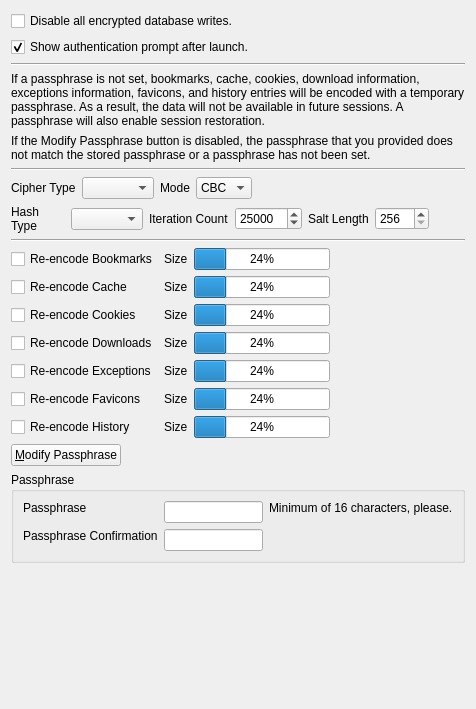
            <widget class="QWidget" name="scrollAreaWidgetContents">
             <property name="geometry">
              <rect>
               <x>0</x>
               <y>0</y>
               <width>476</width>
               <height>709</height>
              </rect>
             </property>
             <layout class="QVBoxLayout" name="verticalLayout_21">
              <item>
               <layout class="QHBoxLayout" name="horizontalLayout_59">
                <item>
                 <widget class="QCheckBox" name="disableAllEncryptedDatabaseWrites">
                  <property name="text">
                   <string>Disable all encrypted database writes.</string>
                  </property>
                 </widget>
                </item>
                <item>
                 <spacer name="horizontalSpacer_48">
                  <property name="orientation">
                   <enum>Qt::Horizontal</enum>
                  </property>
                  <property name="sizeHint" stdset="0">
                   <size>
                    <width>40</width>
                    <height>20</height>
                   </size>
                  </property>
                 </spacer>
                </item>
               </layout>
              </item>
              <item>
               <layout class="QHBoxLayout" name="horizontalLayout_44">
                <item>
                 <widget class="QCheckBox" name="showAuthenticationCheckBox">
                  <property name="text">
                   <string>Show authentication prompt after launch.</string>
                  </property>
                  <property name="checked">
                   <bool>true</bool>
                  </property>
                 </widget>
                </item>
                <item>
                 <spacer name="horizontalSpacer_34">
                  <property name="orientation">
                   <enum>Qt::Horizontal</enum>
                  </property>
                  <property name="sizeHint" stdset="0">
                   <size>
                    <width>40</width>
                    <height>20</height>
                   </size>
                  </property>
                 </spacer>
                </item>
               </layout>
              </item>
              <item>
               <widget class="Line" name="line_7">
                <property name="orientation">
                 <enum>Qt::Horizontal</enum>
                </property>
               </widget>
              </item>
              <item>
               <widget class="QLabel" name="label_5">
                <property name="text">
                 <string>If a passphrase is not set, bookmarks, cache, cookies, download information, exceptions information, favicons, and history entries will be encoded with a temporary passphrase. As a result, the data will not be available in future sessions. A passphrase will also enable session restoration.</string>
                </property>
                <property name="wordWrap">
                 <bool>true</bool>
                </property>
               </widget>
              </item>
              <item>
               <widget class="QLabel" name="label_59">
                <property name="text">
                 <string>If the Modify Passphrase button is disabled, the passphrase that you provided does not match the stored passphrase or a passphrase has not been set.</string>
                </property>
                <property name="wordWrap">
                 <bool>true</bool>
                </property>
               </widget>
              </item>
              <item>
               <widget class="Line" name="line">
                <property name="orientation">
                 <enum>Qt::Horizontal</enum>
                </property>
               </widget>
              </item>
              <item>
               <layout class="QHBoxLayout" name="horizontalLayout_54">
                <item>
                 <widget class="QLabel" name="cipherTypeLabel">
                  <property name="text">
                   <string>Cipher Type</string>
                  </property>
                  <property name="wordWrap">
                   <bool>true</bool>
                  </property>
                 </widget>
                </item>
                <item>
                 <widget class="QComboBox" name="cipherTypeComboBox">
                  <property name="sizeAdjustPolicy">
                   <enum>QComboBox::AdjustToContents</enum>
                  </property>
                 </widget>
                </item>
                <item>
                 <widget class="QLabel" name="label_81">
                  <property name="text">
                   <string>Mode</string>
                  </property>
                 </widget>
                </item>
                <item>
                 <widget class="QComboBox" name="cipherMode">
                  <property name="sizeAdjustPolicy">
                   <enum>QComboBox::AdjustToContents</enum>
                  </property>
                  <item>
                   <property name="text">
                    <string notr="true">CBC</string>
                   </property>
                  </item>
                  <item>
                   <property name="text">
                    <string notr="true">CTR</string>
                   </property>
                  </item>
                 </widget>
                </item>
                <item>
                 <spacer name="horizontalSpacer_26">
                  <property name="orientation">
                   <enum>Qt::Horizontal</enum>
                  </property>
                  <property name="sizeHint" stdset="0">
                   <size>
                    <width>40</width>
                    <height>20</height>
                   </size>
                  </property>
                 </spacer>
                </item>
               </layout>
              </item>
              <item>
               <layout class="QHBoxLayout" name="horizontalLayout_35">
                <item>
                 <widget class="QLabel" name="passphraseHashTypeLabel">
                  <property name="text">
                   <string>Hash Type</string>
                  </property>
                  <property name="wordWrap">
                   <bool>true</bool>
                  </property>
                 </widget>
                </item>
                <item>
                 <widget class="QComboBox" name="hashTypeComboBox">
                  <property name="sizeAdjustPolicy">
                   <enum>QComboBox::AdjustToContents</enum>
                  </property>
                 </widget>
                </item>
                <item>
                 <widget class="QLabel" name="label_19">
                  <property name="text">
                   <string>Iteration Count</string>
                  </property>
                 </widget>
                </item>
                <item>
                 <widget class="QSpinBox" name="iterationCountSpinBox">
                  <property name="minimum">
                   <number>10000</number>
                  </property>
                  <property name="maximum">
                   <number>999999999</number>
                  </property>
                  <property name="singleStep">
                   <number>1000</number>
                  </property>
                  <property name="value">
                   <number>25000</number>
                  </property>
                 </widget>
                </item>
                <item>
                 <widget class="QLabel" name="label_68">
                  <property name="text">
                   <string>Salt Length</string>
                  </property>
                 </widget>
                </item>
                <item>
                 <widget class="QSpinBox" name="saltLengthSpinBox">
                  <property name="minimum">
                   <number>256</number>
                  </property>
                  <property name="maximum">
                   <number>8192</number>
                  </property>
                  <property name="singleStep">
                   <number>1</number>
                  </property>
                  <property name="value">
                   <number>256</number>
                  </property>
                 </widget>
                </item>
                <item>
                 <spacer name="horizontalSpacer_43">
                  <property name="orientation">
                   <enum>Qt::Horizontal</enum>
                  </property>
                  <property name="sizeHint" stdset="0">
                   <size>
                    <width>40</width>
                    <height>20</height>
                   </size>
                  </property>
                 </spacer>
                </item>
               </layout>
              </item>
              <item>
               <widget class="Line" name="line_2">
                <property name="orientation">
                 <enum>Qt::Horizontal</enum>
                </property>
               </widget>
              </item>
              <item>
               <layout class="QGridLayout" name="gridLayout_12">
                <item row="2" column="2">
                 <widget class="QProgressBar" name="cookiesProgressBar">
                  <property name="value">
                   <number>24</number>
                  </property>
                 </widget>
                </item>
                <item row="2" column="0">
                 <widget class="QCheckBox" name="reencodeCookiesCheckBox">
                  <property name="sizePolicy">
                   <sizepolicy hsizetype="Minimum" vsizetype="Preferred">
                    <horstretch>0</horstretch>
                    <verstretch>0</verstretch>
                   </sizepolicy>
                  </property>
                  <property name="text">
                   <string>Re-encode Cookies</string>
                  </property>
                 </widget>
                </item>
                <item row="4" column="0">
                 <widget class="QCheckBox" name="reencodeExceptionsCheckBox">
                  <property name="sizePolicy">
                   <sizepolicy hsizetype="Minimum" vsizetype="Preferred">
                    <horstretch>0</horstretch>
                    <verstretch>0</verstretch>
                   </sizepolicy>
                  </property>
                  <property name="text">
                   <string>Re-encode Exceptions</string>
                  </property>
                 </widget>
                </item>
                <item row="5" column="0">
                 <widget class="QCheckBox" name="reencodeFaviconsCheckBox">
                  <property name="sizePolicy">
                   <sizepolicy hsizetype="Minimum" vsizetype="Preferred">
                    <horstretch>0</horstretch>
                    <verstretch>0</verstretch>
                   </sizepolicy>
                  </property>
                  <property name="text">
                   <string>Re-encode Favicons</string>
                  </property>
                 </widget>
                </item>
                <item row="6" column="0">
                 <widget class="QCheckBox" name="reencodeHistoryCheckBox">
                  <property name="sizePolicy">
                   <sizepolicy hsizetype="Minimum" vsizetype="Preferred">
                    <horstretch>0</horstretch>
                    <verstretch>0</verstretch>
                   </sizepolicy>
                  </property>
                  <property name="text">
                   <string>Re-encode History</string>
                  </property>
                 </widget>
                </item>
                <item row="6" column="2">
                 <widget class="QProgressBar" name="historyProgressBar">
                  <property name="value">
                   <number>24</number>
                  </property>
                 </widget>
                </item>
                <item row="5" column="2">
                 <widget class="QProgressBar" name="faviconsProgressBar">
                  <property name="value">
                   <number>24</number>
                  </property>
                 </widget>
                </item>
                <item row="4" column="2">
                 <widget class="QProgressBar" name="exceptionsProgressBar">
                  <property name="value">
                   <number>24</number>
                  </property>
                 </widget>
                </item>
                <item row="3" column="2">
                 <widget class="QProgressBar" name="downloadsProgressBar">
                  <property name="value">
                   <number>24</number>
                  </property>
                 </widget>
                </item>
                <item row="1" column="2">
                 <widget class="QProgressBar" name="cacheProgressBar">
                  <property name="value">
                   <number>24</number>
                  </property>
                 </widget>
                </item>
                <item row="0" column="0">
                 <widget class="QCheckBox" name="reencodeBookmarksCheckBox">
                  <property name="sizePolicy">
                   <sizepolicy hsizetype="Minimum" vsizetype="Preferred">
                    <horstretch>0</horstretch>
                    <verstretch>0</verstretch>
                   </sizepolicy>
                  </property>
                  <property name="text">
                   <string>Re-encode Bookmarks</string>
                  </property>
                 </widget>
                </item>
                <item row="3" column="0">
                 <widget class="QCheckBox" name="reencodeDownloadsCheckBox">
                  <property name="sizePolicy">
                   <sizepolicy hsizetype="Minimum" vsizetype="Preferred">
                    <horstretch>0</horstretch>
                    <verstretch>0</verstretch>
                   </sizepolicy>
                  </property>
                  <property name="text">
                   <string>Re-encode Downloads</string>
                  </property>
                 </widget>
                </item>
                <item row="1" column="0">
                 <widget class="QCheckBox" name="reencodeCacheCheckBox">
                  <property name="sizePolicy">
                   <sizepolicy hsizetype="Minimum" vsizetype="Preferred">
                    <horstretch>0</horstretch>
                    <verstretch>0</verstretch>
                   </sizepolicy>
                  </property>
                  <property name="text">
                   <string>Re-encode Cache</string>
                  </property>
                 </widget>
                </item>
                <item row="2" column="1">
                 <widget class="QLabel" name="cookiesSizeLabel">
                  <property name="text">
                   <string>Size</string>
                  </property>
                 </widget>
                </item>
                <item row="0" column="1">
                 <widget class="QLabel" name="bookmarksSizeLabel">
                  <property name="text">
                   <string>Size</string>
                  </property>
                 </widget>
                </item>
                <item row="1" column="1">
                 <widget class="QLabel" name="cacheSizeLabel">
                  <property name="text">
                   <string>Size</string>
                  </property>
                 </widget>
                </item>
                <item row="3" column="1">
                 <widget class="QLabel" name="downloadsSizeLabel">
                  <property name="text">
                   <string>Size</string>
                  </property>
                 </widget>
                </item>
                <item row="4" column="1">
                 <widget class="QLabel" name="exceptionsSizeLabel">
                  <property name="text">
                   <string>Size</string>
                  </property>
                 </widget>
                </item>
                <item row="5" column="1">
                 <widget class="QLabel" name="faviconsSizeLabel">
                  <property name="text">
                   <string>Size</string>
                  </property>
                 </widget>
                </item>
                <item row="6" column="1">
                 <widget class="QLabel" name="historySizeLabel">
                  <property name="text">
                   <string>Size</string>
                  </property>
                 </widget>
                </item>
                <item row="0" column="2">
                 <widget class="QProgressBar" name="bookmarksProgressBar">
                  <property name="value">
                   <number>24</number>
                  </property>
                 </widget>
                </item>
                <item row="0" column="3">
                 <spacer name="horizontalSpacer_39">
                  <property name="orientation">
                   <enum>Qt::Horizontal</enum>
                  </property>
                  <property name="sizeHint" stdset="0">
                   <size>
                    <width>40</width>
                    <height>20</height>
                   </size>
                  </property>
                 </spacer>
                </item>
               </layout>
              </item>
              <item>
               <layout class="QHBoxLayout" name="horizontalLayout_26">
                <item>
                 <widget class="QPushButton" name="changePassphrasePushButton">
                  <property name="text">
                   <string>&amp;Modify Passphrase</string>
                  </property>
                 </widget>
                </item>
                <item>
                 <spacer name="horizontalSpacer_18">
                  <property name="orientation">
                   <enum>Qt::Horizontal</enum>
                  </property>
                  <property name="sizeHint" stdset="0">
                   <size>
                    <width>40</width>
                    <height>20</height>
                   </size>
                  </property>
                 </spacer>
                </item>
               </layout>
              </item>
              <item>
               <widget class="QGroupBox" name="passphraseGroupBox">
                <property name="title">
                 <string>Passphrase</string>
                </property>
                <layout class="QGridLayout" name="gridLayout_9">
                 <item row="0" column="0">
                  <widget class="QLabel" name="label_55">
                   <property name="text">
                    <string>Passphrase</string>
                   </property>
                  </widget>
                 </item>
                 <item row="0" column="2" rowspan="2">
                  <widget class="QLineEdit" name="pass1LineEdit">
                   <property name="echoMode">
                    <enum>QLineEdit::Password</enum>
                   </property>
                  </widget>
                 </item>
                 <item row="1" column="0" rowspan="2">
                  <widget class="QLabel" name="label_56">
                   <property name="text">
                    <string>Passphrase Confirmation</string>
                   </property>
                  </widget>
                 </item>
                 <item row="2" column="2">
                  <widget class="QLineEdit" name="pass2LineEdit">
                   <property name="echoMode">
                    <enum>QLineEdit::Password</enum>
                   </property>
                  </widget>
                 </item>
                 <item row="0" column="3">
                  <widget class="QLabel" name="label_58">
                   <property name="text">
                    <string>Minimum of 16 characters, please.</string>
                   </property>
                  </widget>
                 </item>
                </layout>
               </widget>
              </item>
              <item>
               <spacer name="verticalSpacer_10">
                <property name="orientation">
                 <enum>Qt::Vertical</enum>
                </property>
                <property name="sizeHint" stdset="0">
                 <size>
                  <width>20</width>
                  <height>40</height>
                 </size>
                </property>
               </spacer>
              </item>
             </layout>
            </widget>
